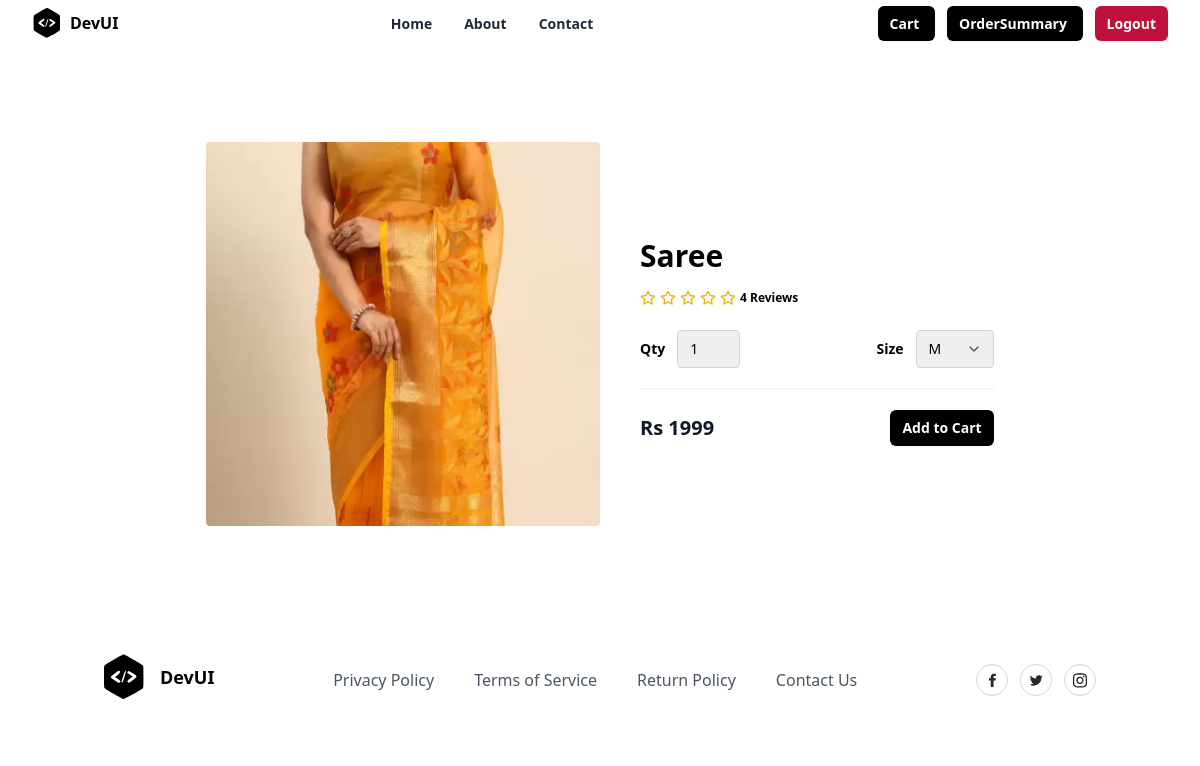
/products/4/, run on the app's committed database.
### store/models.py (models this page shows)
class Product(models.Model):
    title=models.CharField(max_length=200)
    description=models.TextField(null=True,blank=True)
    size_object=models.ManyToManyField(Size)
    category_object=models.ForeignKey(Category,on_delete=models.CASCADE)
    brand_object=models.ForeignKey(Brand,on_delete=models.CASCADE)
    image=models.ImageField(upload_to="product_images",null=True,default="product_images/default.jpg")
    price=models.PositiveIntegerField()
    tag_object=models.ManyToManyField(Tag)
    created_date=models.DateTimeField(auto_now_add=True)
    updated_at=models.DateTimeField(auto_now=True)
    is_active=models.BooleanField(default=True)
    def __str__(self):
        return self.title

### store/views.py (the view)
# urls.py: path('products/<int:pk>/',views.ProductDetailView.as_view(),name="product-detail"),
class ProductDetailView(View):
    def get(self,request,*args, **kwargs):
        id=kwargs.get("pk")
        qs=Product.objects.get(id=id)
        print(qs)
        return render(request,"product_detail.html",{"data":qs})

### store/templates/product_detail.html (shortened to what this page needs)
{%extends 'base.html'%}
{%block main_block%}
<section class="overflow-hidden">
    <form action="{%url 'addto-cart' data.id%}" method="post">
        <div class="mx-auto max-w-5xl px-5 py-24">
            <div class="mx-auto flex flex-wrap items-center lg:w-4/5">
              <img
                src="{{data.image.url}}"
                alt="Nike Air Max 21A"
                class="h-64 w-full rounded object-cover lg:h-96 lg:w-1/2"
              />
              <div class="mt-6 w-full lg:mt-0 lg:w-1/2 lg:pl-10">
                <h1 class="my-4 text-3xl font-semibold text-black">{{data.title}}</h1>
                <div class="my-4 flex items-center">
                  <span class="flex items-center space-x-1">
                    <span class="ml-3 inline-block text-xs font-semibold">
                      4 Reviews
                    </span>
                  </span>
                </div>
                <div class="mb-5 mt-6 flex items-center border-b-2 border-gray-100 pb-5">
                  <div class="flex items-center">
                    <span class="mr-3 text-sm font-semibold">Qty</span>
                    <select name="qty" class="appearance-none rounded border border-gray-300 py-2 pl-3 pr-10 text-sm focus:border-black focus:outline-none focus:ring-2 focus:ring-black">
                        <option value="1">1</option>
                      </select>
                </div>
                  <div class="ml-auto flex items-center">
                    <span class="mr-3 text-sm font-semibold">Size</span>
                    <div class="relative">
                      <select name="size" class="appearance-none rounded border border-gray-300 py-2 pl-3 pr-10 text-sm focus:border-black focus:outline-none focus:ring-2 focus:ring-black">
                        {%for sob in data.size_object.all%}
                            <option value="{{sob.name}}">{{sob.name}}</option>
                        {%endfor%}
                      </select>
                      <span class="pointer-events-none absolute right-0 top-0 flex h-full w-10 items-center justify-center text-center text-gray-600">
                      </span>
                    </div>
                  </div>
                </div>
                <div class="flex items-center justify-between">
                  <span class="title-font text-xl font-bold text-gray-900">
                    Rs {{data.price}}
                  </span>
                  <button
                    type="submit"
                    class="rounded-md bg-black px-3 py-2 text-sm font-semibold text-white shadow-sm hover:bg-black/80 focus-visible:outline focus-visible:outline-2 focus-visible:outline-offset-2 focus-visible:outline-black"
                  >
                    Add to Cart
                  </button>
                </div>
              </div>
            </div>
          </div>
    </form>
  </section>
{%endblock%}

### data on the page
Product: image (picture), title "Saree", price "1999"

### other printed values
form field size "M"
